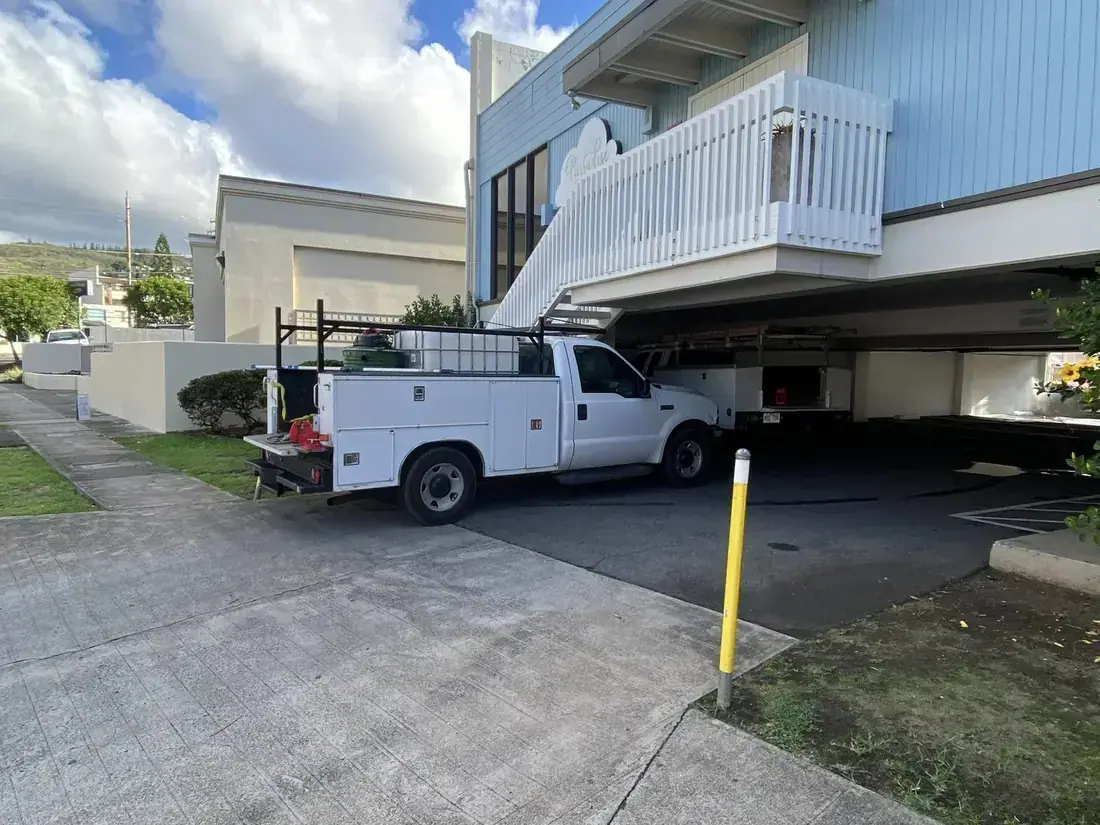
#> input picture src/assets/photos/community-1100.webp, 1100 x 825 px, given in place of hero.jpg, which was not available
$ python process_images.py
#> lines starting #> are read from the running program, lines starting #| are printed output that depends on the picture
#!/usr/bin/env python3
"""
Turn the generated source photography in public/img/src into web-ready assets.

Every product render comes back on a similar warm-grey studio sweep, but the
exact tone and aspect ratio drift between generations. Catalog tiles look
sloppy unless the product sits at roughly the same size on the same backdrop,
so this script:

  1. finds the subject, ignoring its soft contact shadow;
  2. crops a square centred on the subject at a fixed fill ratio (padding by
     edge replication where the render is too narrow) — no compositing, so
     the studio gradient and reflection stay continuous, no seams;
  3. matches each row of the backdrop to one shared gradient so the tiles read
     as one photo shoot.

Usage:  python3 scripts/process_images.py
"""

from __future__ import annotations

import pathlib

import numpy as np
from PIL import Image

ROOT = pathlib.Path(__file__).resolve().parents[1]
SRC = ROOT / "public/img/src"
OUT = ROOT / "public/img"

TILE = 900
FILL = 0.78  # share of the tile the subject's longest side occupies
BACKDROP_TOP = np.array([243, 241, 236], dtype=np.float32)
BACKDROP_BOTTOM = np.array([226, 222, 214], dtype=np.float32)


# [55 lines left out: functions subject_bbox, square_crop, match_backdrop, not called in this run]


def save(im: Image.Image, name: str, quality: int = 82, width: int | None = None) -> None:
    if width and im.width > width:
        im = im.resize((width, round(im.height * width / im.width)), Image.LANCZOS)
    path = OUT / name
    im.save(path, "WEBP", quality=quality, method=6)
    print(f"{name:<28} {path.stat().st_size // 1024:>5} KB  {im.width}x{im.height}")


def main() -> None:
    OUT.mkdir(parents=True, exist_ok=True)

    products = sorted(SRC.glob("p-*.jpg"))
    for src in products:
        im = Image.open(src).convert("RGB")
        tile = match_backdrop(square_crop(im)).resize((TILE, TILE), Image.LANCZOS)
        save(tile, f"{src.stem}.webp", quality=82)

    hero = Image.open(SRC / "hero.jpg").convert("RGB")
#> hero is the input picture: PIL image 1100x825 RGB; mean R, G, B 121.7, 129.6, 133.6
    save(hero, "hero.webp", quality=78, width=1600)
#| hero.webp                      101 KB  1100x825
    save(hero.crop((330, 0, 1206, 1024)), "hero-portrait.webp", quality=76, width=900)
#> call 2 of save, with name = 'hero-portrait.webp', quality = 76, width = 900
#> in save (call 2), `im.save(path, "WEBP", quality=quality, method=6)`:
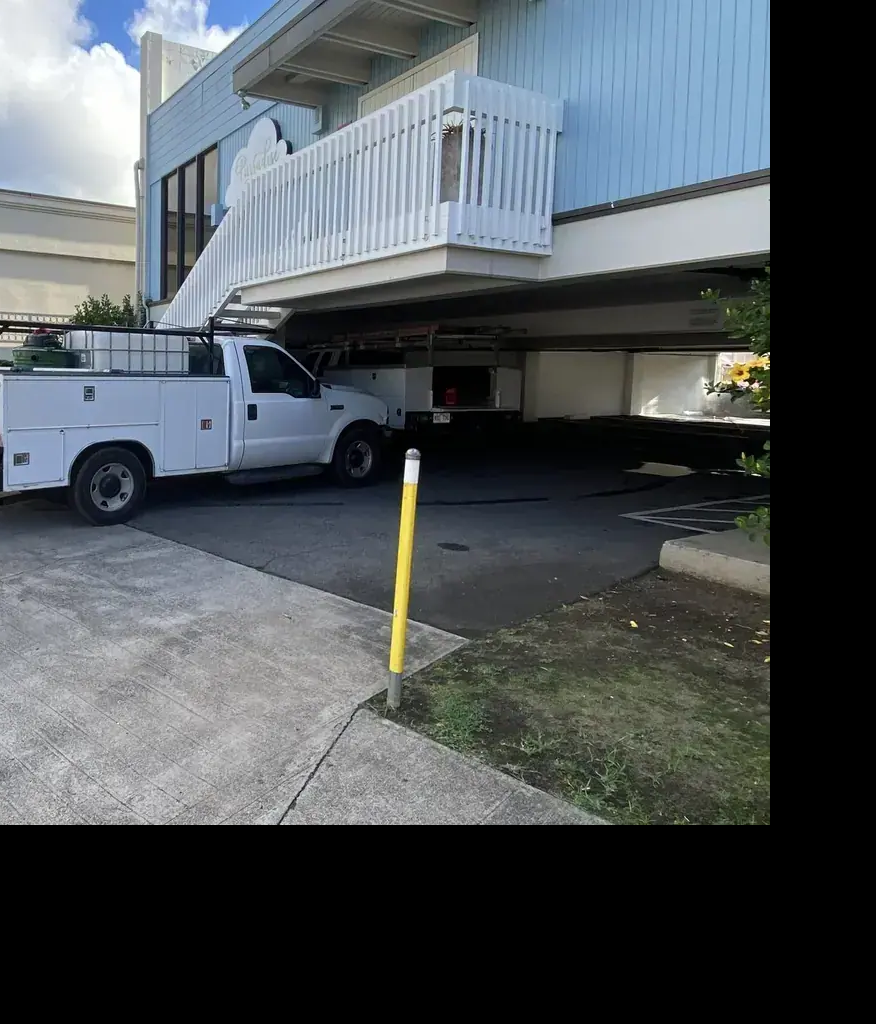
#> saved as hero-portrait.webp: PIL image 876x1024 RGB; mean R, G, B 77.7, 83.5, 87
#| hero-portrait.webp              65 KB  876x1024

    print(f"\nDone — {len(products)} product tiles + hero.")


if __name__ == "__main__":
    main()

$ run again, on src/assets/photos/crew-1100.webp
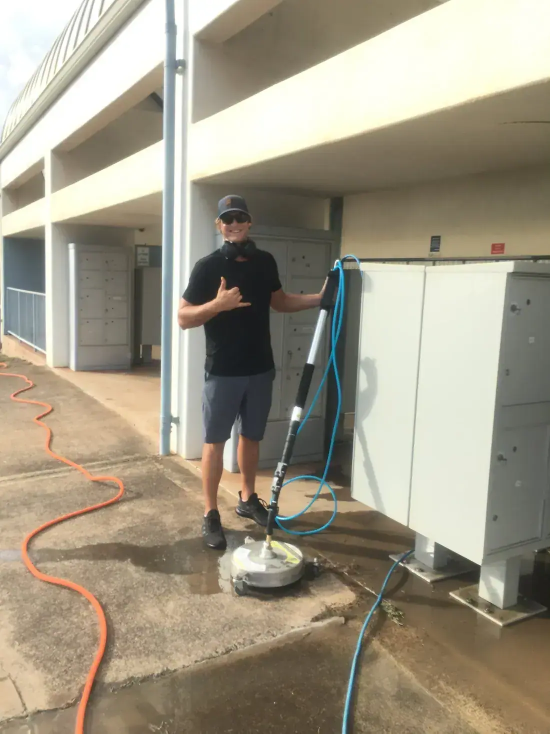
#> input picture src/assets/photos/crew-1100.webp, 1100 x 1467 px, given in place of hero.jpg, which was not available (shown at 1/2 size)
#> in main, hero is the input picture: PIL image 1100x1467 RGB; mean R, G, B 159.8, 152.2, 134.3
#| hero.webp                       59 KB  1100x1467
#> in save (call 2), `im.save(path, "WEBP", quality=quality, method=6)`:
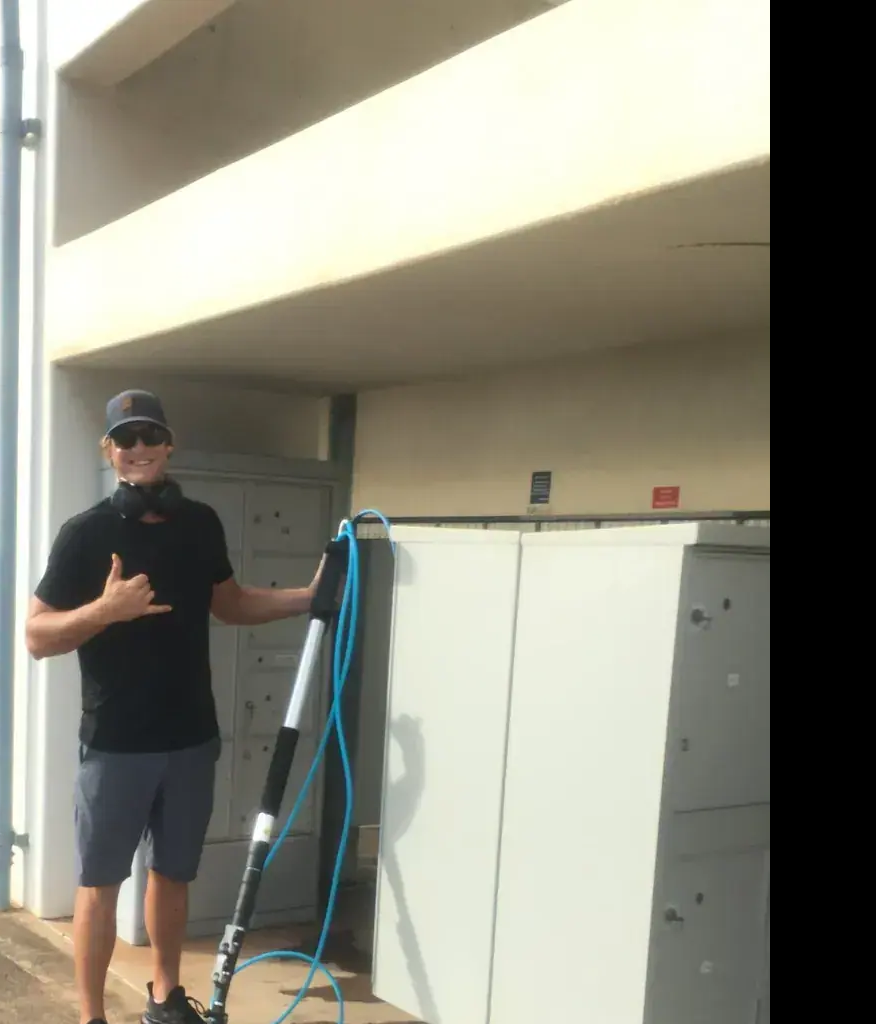
#> saved as hero-portrait.webp: PIL image 876x1024 RGB; mean R, G, B 139.9, 138.1, 125.3
#| hero-portrait.webp              19 KB  876x1024
